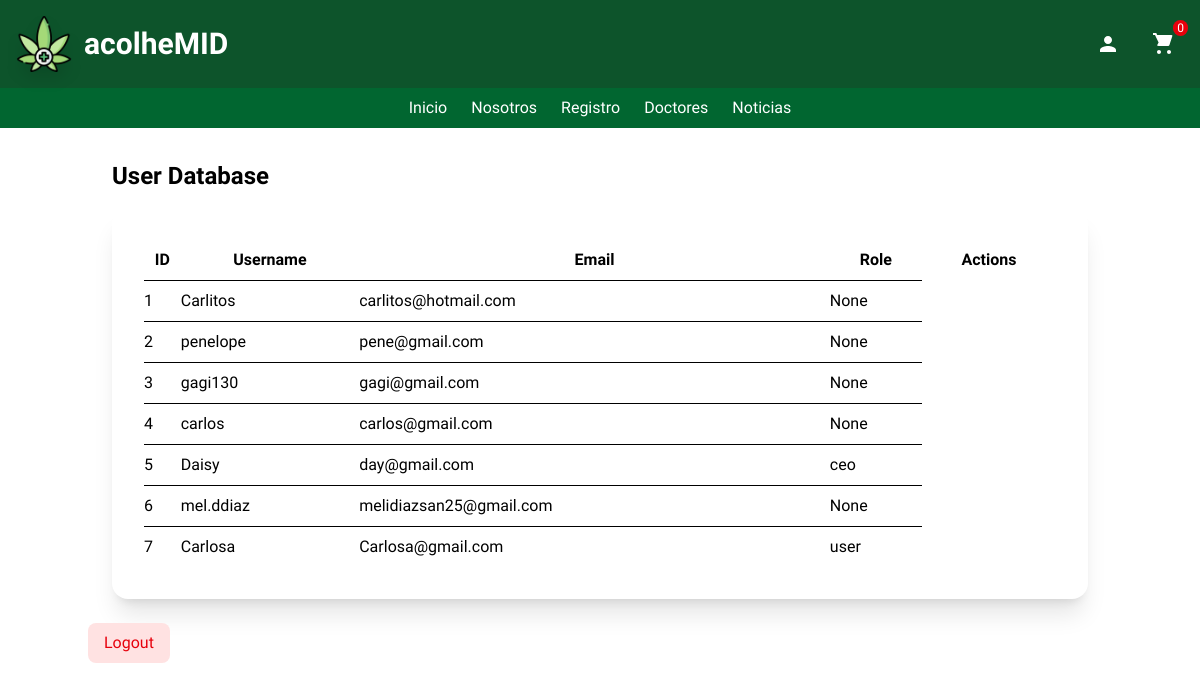
/auth/dashboard/db (signed in), run on the app's committed database.
### app/models.py (models this page shows, shortened)
class User(UserMixin, db.Model):
  __tablename__ = 'users'
  id = db.Column(db.Integer, primary_key=True)
  name = db.Column(db.String(100))
  username = db.Column(db.String(30), unique=True, nullable=False)
  email = db.Column(db.String(30), unique=True, nullable=False)
  password = db.Column(db.String(200), nullable=False)
  bio = db.Column(db.String(200))
  created_at = db.Column(db.DateTime, default=datetime.utcnow)
  rol = db.Column(db.String(20), default="user")  # Roles: user, admin, editor
  posts = db.relationship('Post', back_populates='user', lazy=True)
  comments = db.relationship('Comment', back_populates='user', lazy=True)

### app/routes/auth.py (the view)
@auth_bp.route('/dashboard/db', methods=['GET'])
@login_required
@rol_required('ceo')
def dashboard_db():
  users = User.query.all()
  return render_template('dashboard_db.html', users=users)

### app/__init__.py (called while the page is built)
def create_app(): #(config_class="config.Config")
  app = Flask(__name__)
  app.config.from_object(Config)#(config_class)
  db.init_app(app)
  migrate.init_app(app, db)
  csrf.init_app(app)
  login_manager.init_app(app)
  login_manager.login_view = 'auth.login'
  with app.app_context():
    from app.models import User, Post, Comment, Label
    db.create_all()
  @login_manager.user_loader
  def load_user(user_id):
    return User.query.get(int(user_id))
  from app.routes import home_bp, auth_bp
  app.register_blueprint(home_bp)
  app.register_blueprint(auth_bp, url_prefix='/auth')
  from . import routes
  return app

### app/templates/auth/dashboard_db.html (shortened to what this page needs)
{% extends "home/base-home.html" %}
{% block content %}
  <br> <br><br> <br><br>
    <div class="container mx-auto px-6">
        <div class=" ">
          <h1 class="text-2xl font-bold mb-4">User Database</h1>
          <div class="bg-white p-8 rounded-2xl shadow-xl ">
            <table class="min-w-full">
              <thead>
                <tr>
                  <th class="py-2">ID</th>
                  <th class="py-2">Username</th>
                  <th class="py-2">Email</th>
                  <th class="py-2">Role</th>
                  <th class="py-2">Actions</th>
                </tr>
              </thead>
              <tbody>
                {% for user in users %}
                  <tr>
                    <td class="border-t py-2">{{ user.id }}</td>
                    <td class="border-t py-2">{{ user.username }}</td>
                    <td class="border-t py-2">{{ user.email }}</td>
                    <td class="border-t py-2">{{ user.rol }}</td>
                  </tr>
                {% endfor %}
              </tbody>
            </table>
          </div>
        </div>
    </div>
<br>
  <a href="{{ url_for('auth.logout') }}"
   class="bg-red-100 text-red-600 py-2 px-4 rounded-lg hover:bg-red-200 transition inline-block">
   Logout
  </a>
{% endblock %}

### app/templates/home/base-home.html (style rules this page uses)
html { scroll-behavior: smooth; }
* { font-family: 'Josefin Sans'; }

### data on the page
User: id "1", username "Carlitos", email "carlitos@hotmail.com", rol "None"
User: id "2", username "penelope", email "pene@gmail.com", rol "None"
User: id "3", username "gagi130", email "gagi@gmail.com", rol "None"
User: id "4", username "carlos", email "carlos@gmail.com", rol "None"
User: id "5", username "Daisy", email "day@gmail.com", rol "ceo"
User: id "6", username "mel.ddiaz", email "melidiazsan25@gmail.com", rol "None"
User: id "7", username "Carlosa", email "Carlosa@gmail.com", rol "user"
